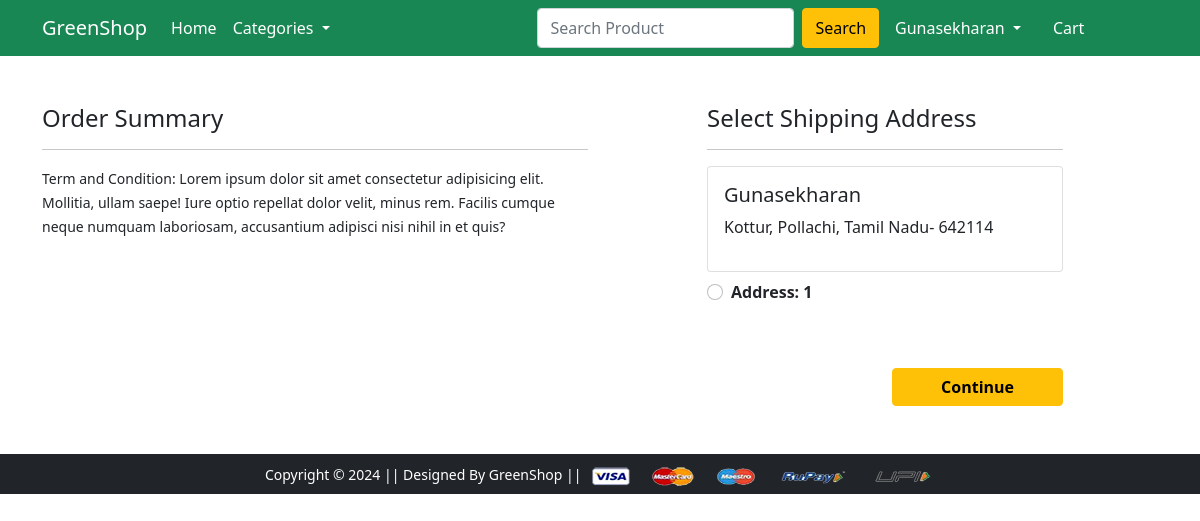
The app's page /checkout/ (signed in) with its own data.
### app/models.py (models this page shows, shortened)
class Customer(models.Model):
 user = models.ForeignKey(User, on_delete=models.CASCADE)
 name = models.CharField(max_length=200)
 locality = models.CharField(max_length=200)
 city = models.CharField(max_length=50)
 zipcode = models.IntegerField()
 state = models.CharField(choices=STATE_CHOICES, max_length=50)

### app/views.py (the view)
# urls.py: path('checkout/', views.checkout, name='checkout'),
@login_required
def checkout(request):
	user = request.user
	add = Customer.objects.filter(user=user)
	cart_items = Cart.objects.filter(user=request.user)
	amount = 0.0
	shipping_amount = 70.0
	totalamount=0.0
	cart_product = [p for p in Cart.objects.all() if p.user == request.user]
	if cart_product:
		for p in cart_product:
			tempamount = (p.quantity * p.product.discounted_price)
			amount += tempamount
		totalamount = amount+shipping_amount
	return render(request, 'app/checkout.html', {'add':add, 'cart_items':cart_items, 'totalcost':totalamount})

### app/templates/app/checkout.html (shortened to what this page needs)
{% extends 'app/base.html' %}
{% load static %}
{% block main-content %}
<div class="container">
 <div class="row mt-5">
  <div class="col-sm-6">
    <h4>Order Summary</h4>
    <hr>
    <small>Term and Condition: Lorem ipsum dolor sit amet consectetur adipisicing elit. Mollitia, ullam saepe! Iure optio repellat dolor velit, minus rem. Facilis cumque neque numquam laboriosam, accusantium adipisci nisi nihil in et quis?</small>
  </div>
  <div class="col-sm-4 offset-sm-1">
    <h4>Select Shipping Address</h4>
    <hr>
    <form action="/paymentdone">
    {% for ad in add %}
      <div class="card">
        <div class="card-body">
        <h5>{{ad.name}}</h5>
        <p>{{ad.locality}}, {{ad.city}}, {{ad.state}}- {{ad.zipcode}}</p>
        </div>
      </div>
        <div class="form-check mt-2 mb-5">
          <input class="form-check-input" type="radio" name="custid" id="custadd{{forloop.counter}}" value="{{ad.id}}">
          <label class="form-check-label fw-bold" for="custadd{{forloop.counter}}">
            Address: {{ forloop.counter }} </label>
        </div>
      {% endfor %}
        <div class="text-end">
          <button type="submit" class="btn btn-warning mt-3 px-5 fw-bold">Continue</button>
        </div>
      </form>
    </div>
  </div>
</div>
{% endblock main-content %}

### app/templates/app/base.html (shortened to what this page needs)
<!doctype html>
{% load static %}
<html lang="en">
  <head>
    <link href="https://cdn.jsdelivr.net/npm/bootstrap@5.0.0-beta1/dist/css/bootstrap.min.css" rel="stylesheet">
    <link rel="stylesheet" href="{% static 'app/css/owl.carousel.min.css' %}">
    <link rel="stylesheet" href="{% static 'app/css/all.min.css' %}">
    <link rel="stylesheet" href="{% static 'app/css/style.css' %}">
  </head>
  <body>
    <nav class="navbar navbar-expand-lg navbar-dark bg-success">
      <div class="container">
        <a class="navbar-brand" href="/">GreenShop</a>
       <div class="collapse navbar-collapse" id="navbarSupportedContent">
         <ul class="navbar-nav me-auto mb-2 mb-lg-0">
           <li class="nav-item">
             <a class="nav-link active" aria-current="page" href="/">Home</a>
           </li>
           <li class="nav-item dropdown">
             <a class="nav-link dropdown-toggle text-white" href="#" id="categoriesDropdown" role="button" data-bs-toggle="dropdown" aria-expanded="false">
              Categories
             </a>
           </li>
          <form class="d-flex" method="POST" action="{% url "search" %}">
            <input class="form-control me-2" type="search" placeholder="Search Product" aria-label="Search" name="searched">
            <button class="btn btn-warning" type="submit">Search</button>
          </form>
          <div>
           <ul class="navbar-nav me-auto mb-2 mb-lg-0">
           {% if request.user.is_authenticated %}
            <li class="nav-item dropdown mx-2">
               <a class="nav-link dropdown-toggle text-white" href="#" id="profileDropdown" role="button" data-bs-toggle="dropdown" aria-expanded="false">
                 {{request.user.username|capfirst}}
               </a>
             </li>
             <li class="nav-item mx-2">
               <a href="{% url 'showcart' %}" class="nav-link text-white"> Cart </a>
             </li>
             {% endif %}
           </ul>
          </div>
        </div>
      </div>
     </nav>
    {% block main-content %} {% endblock main-content %}
    <footer class="container-fluid bg-dark text-center p-2 mt-5">
        <small class="text-white">Copyright &copy; 2024 || Designed By GreenShop || </small>
        <img src="{% static 'app/images/payment.png' %}" alt="" srcset="" class="img-fluid" height="2px">
    </footer>
  </body>
</html>

### records on screen
Customer: name "Gunasekharan", locality "Kottur", city "Pollachi", state "Tamil Nadu", zipcode "642114"

### other values on screen
{{ request.user.username|capfirst }} "Gunasekharan"
